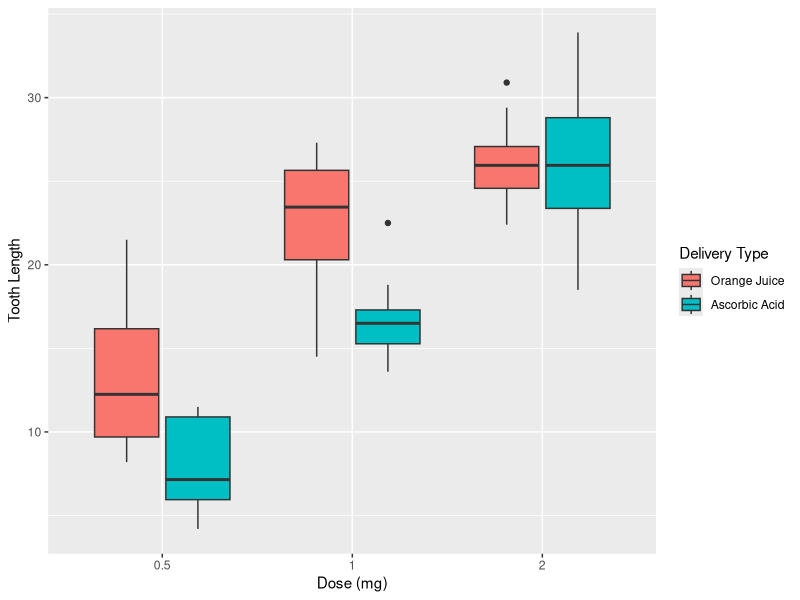

Write the R code that produced this figure.
## ---- chunk 1
library(ggplot2)
library(datasets)
data("ToothGrowth")
## ---- chunk 2
summary(ToothGrowth)
## ---- chunk 3
g <- ggplot(ToothGrowth,aes(x=factor(dose),y=len)) + geom_boxplot(aes(fill=factor(supp))) + 
     labs(x = 'Dose (mg)', y = 'Tooth Length') + 
     scale_fill_discrete(name="Delivery Type",
                         breaks=c("OJ", "VC"),
                         labels=c("Orange Juice", 'Ascorbic Acid'))
g
## ---- chunk 4
OJ <- ToothGrowth[ToothGrowth$supp=='OJ','len']
VC <- ToothGrowth[ToothGrowth$supp=='VC','len']
delivTest <- t.test(OJ, VC, alternative='greater', paired = FALSE, var.equal = FALSE, conf.level = 0.95)
delivTest$p.value
## ---- chunk 5
OJ2 <- ToothGrowth[ToothGrowth$supp=='OJ' & ToothGrowth$dose==2.0,'len']
VC2 <- ToothGrowth[ToothGrowth$supp=='VC' & ToothGrowth$dose==2.0,'len']
dose2 <- t.test(OJ2, VC2, alternative='two.sided', paired = FALSE, var.equal = FALSE, conf.level = 0.95)
dose2$p.value
## ---- chunk 6
dose2Pair <- t.test(OJ2, VC2, alternative='two.sided', paired = TRUE, var.equal = FALSE, conf.level = 0.95)
dose2Pair$p.value
## ---- chunk 7
OJ1 <- ToothGrowth[ToothGrowth$supp=='OJ' & ToothGrowth$dose==1.0,'len']
OJ2 <- ToothGrowth[ToothGrowth$supp=='OJ' & ToothGrowth$dose==2.0,'len']
dos <- t.test(OJ2, OJ1, alternative='greater', paired = FALSE, var.equal = FALSE, conf.level = 0.95)
dos$p.value
## ---- chunk 8
delivTest
## ---- chunk 9
dose2
## ---- chunk 10
dose2Pair
## ---- chunk 11
dos
